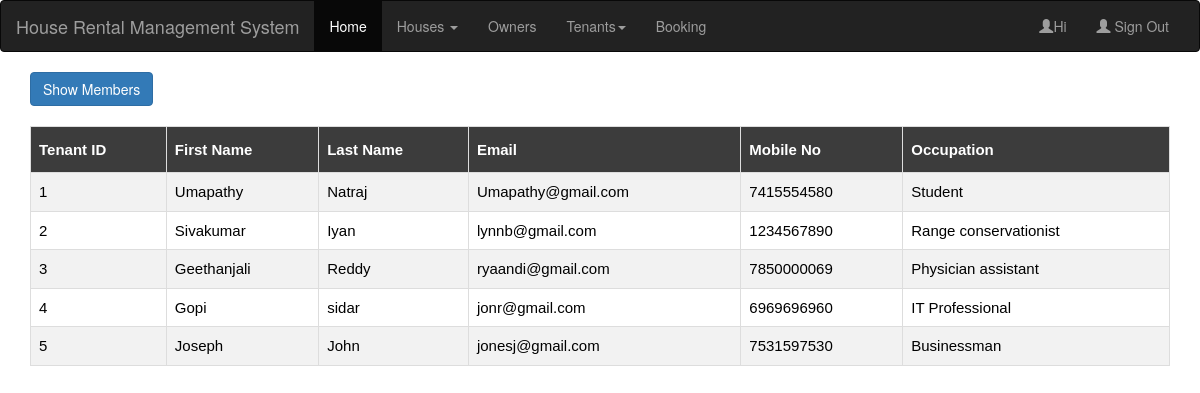
Screenshot of /tenant.php with the database file from the repository.
### tables this page shows
CREATE TABLE IF NOT EXISTS `tenant` (
`t_id` int(11) NOT NULL,
  `fname` varchar(20) DEFAULT NULL,
  `lname` varchar(20) DEFAULT NULL,
  `email` varchar(50) DEFAULT NULL,
  `pwd` varchar(30) DEFAULT NULL,
  `mobile_no` bigint(20) DEFAULT NULL,
  `occupation` varchar(50) DEFAULT NULL
);

### tenant.php (the view, shortened to what this page needs)
<!DOCTYPE html>
<html lang="en">
<head>
   <link rel="stylesheet" type="text/css" href="table.css">
  <link rel="stylesheet" href="https://maxcdn.bootstrapcdn.com/bootstrap/3.4.0/css/bootstrap.min.css">
</head>
<body>
<nav class="navbar navbar-inverse">
  <div class="container-fluid">
    <div class="navbar-header">
      <a class="navbar-brand" href="#">House Rental Management System</a>
    </div>
    <div class="collapse navbar-collapse" id="myNavbar">
      <ul class="nav navbar-nav">
        <li class="active"><a href="home.php">Home</a></li>
        <li class="dropdown">
          <a class="dropdown-toggle" data-toggle="dropdown" href="#">Houses <span class="caret"></span></a>
        </li>
        <li><a href="owner.php">Owners</a></li>
        <li class="dropdown">
          <a class="dropdown-toggle" data-toggle="dropdown" href="#">Tenants<span class="caret"></span></a>
          </li>
        <li><a href="booking.php">Booking</a></li>
      </ul>
      <ul class="nav navbar-nav navbar-right">
         <li><a href="#"><span class="glyphicon glyphicon-user"></span>Hi <?php session_start();echo $_SESSION['uname'];?></a>
         </li>
        <li><a href="index.html"><span class="glyphicon glyphicon-user"></span> Sign Out</a></li>
      </ul>
    </div>
  </div>
</nav>
<div class="container">
  <a href="tenant2.php" class='btn btn-primary'>Show Members</a>
  <table border="1" id="customers">
    <br><br>
    <tr>
      <th>Tenant ID</th>
      <th>First Name</th>
      <th>Last Name</th>
      <th>Email</th>
      <th>Mobile No</th>
      <th>Occupation</th>
    </tr>
<?php
include("connection.php");
$query="select * from tenant";
$data=mysqli_query($conn,$query);
while($result=mysqli_fetch_assoc($data))
{
 echo "<tr><td>".$result['t_id']."</td><td>".$result['fname']."</td><td>".$result['lname']."</td><td>".$result['email']."</td><td>".$result['mobile_no']."</td><td>".$result['occupation']."</td></tr>";
}
echo "</table>";
?>
</div>
</body>
</html>

### table.css (style rules this page uses)
table { width:100%; color: black; font-family: monospace; font-size: 15px; text-align: left; border-color: black; border-style: solid; }
#customers { font-family: "Trebuchet MS", Arial, Helvetica, sans-serif; border-collapse: collapse; width: 100%; }
#customers td, #customers th { border: 1px solid #ddd; padding: 8px; }
#customers tr:nth-child(even) { background-color: #f2f2f2; }
#customers th { padding-top: 12px; padding-bottom: 12px; text-align: left; background-color: #3c3c3c; color: white; }

### rows the page displays
tenant: t_id "1", fname "Umapathy", lname "Natraj", email "Umapathy@gmail.com", mobile_no "7415554580", occupation "Student"
tenant: t_id "2", fname "Sivakumar", lname "Iyan", email "lynnb@gmail.com", mobile_no "1234567890", occupation "Range conservationist"
tenant: t_id "3", fname "Geethanjali", lname "Reddy", email "ryaandi@gmail.com", mobile_no "7850000069", occupation "Physician assistant"
tenant: t_id "4", fname "Gopi", lname "sidar", email "jonr@gmail.com", mobile_no "6969696960", occupation "IT Professional"
tenant: t_id "5", fname "Joseph", lname "John", email "jonesj@gmail.com", mobile_no "7531597530", occupation "Businessman"
